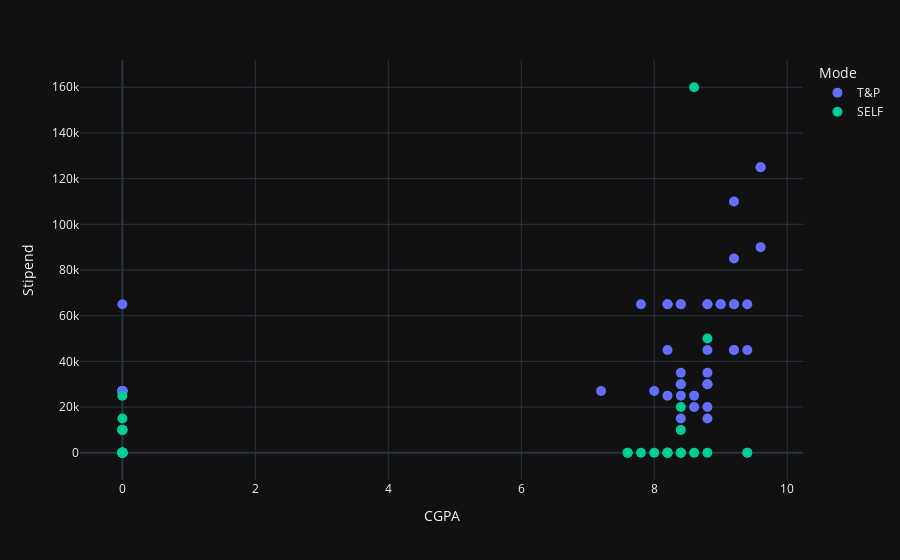

Notebook source saved alongside this figure:
### Markdown cell above
## Now let's have a look on GPA's relation with Interns

### Code cell
fig = px.scatter(df, x='CGPA', y='Stipend', color='Mode')
fig.update_traces(marker=dict(size=10, sizemode='diameter', sizeref=0.1))
fig.update_layout(template="plotly_dark")

### Figure 1 — Plotly figure (JSON) as saved in the notebook; plotly's stock layout.template omitted (floating-point values rounded to 4 significant figures)
{"data": [{"hovertemplate": "Mode=T&P<br>CGPA=%{x}<br>Stipend=%{y}<extra></extra>", "legendgroup": "T&P", "marker": {"color": "#636efa", "size": 10, "sizemode": "diameter", "sizeref": 0.1, "symbol": "circle"}, "mode": "markers", "name": "T&P", "orientation": "v", "showlegend": true, "type": "scatter", "x": [8.2, 9.2, 8.8, 9.6, 9.4, 0, 8.4, 8.8, 0, 9.6, 7.2, 0, 9.2, 8.8, 8, 9, 9.2, 0, 8.8, 8.6, 9.2, 0, 8.4, 8.4, 0, 8.8, 0, 8.4, 0, 8.8, 0, 0, 0, 8.8, 8.2, 9.2, 8.4, 9.2, 8.8, 8.4, 8.4, 9.6, 9.4, 8.8, 8.6, 9, 8.2, 9.4, 7.8, 0, 8.2], "xaxis": "x", "y": [25000, 85000, 15000, 125000, 65000, 27000, 35000, 45000, 27000, 90000, 27000, 27000, 110000, 30000, 27000, 65000, 65000, 0, 30000, 20000, 45000, 27000, 25000, 65000, 10000, 65000, 27000, 30000, 65000, 30000, 10000, 27000, 27000, 65000, 65000, 45000, 65000, 65000, 20000, 15000, 30000, 125000, 0, 35000, 25000, 65000, 65000, 45000, 65000, 27000, 45000], "yaxis": "y"}, {"hovertemplate": "Mode=SELF<br>CGPA=%{x}<br>Stipend=%{y}<extra></extra>", "legendgroup": "SELF", "marker": {"color": "#00cc96", "size": 10, "sizemode": "diameter", "sizeref": 0.1, "symbol": "circle"}, "mode": "markers", "name": "SELF", "orientation": "v", "showlegend": true, "type": "scatter", "x": [8.8, 0, 0, 8.8, 8, 8.4, 0, 0, 0, 0, 0, 8.6, 8.2, 8.6, 0, 8.2, 0, 8.2, 8.4, 0, 7.6, 8.4, 0, 0, 7.6, 0, 0, 0, 0, 0, 0, 8.2, 7.8, 9.4, 0, 0, 0, 0, 8.4, 8.4], "xaxis": "x", "y": [0, 10000, 0, 50000, 0, 0, 0, 0, 0, 0, 0, 0, 0, 160000, 0, 0, 10000, 0, 0, 0, 0, 20000, 0, 0, 0, 0, 0, 0, 0, 0, 0, 0, 0, 0, 15000, 0, 0, 25000, 0, 10000], "yaxis": "y"}], "layout": {"legend": {"title": {"text": "Mode"}, "tracegroupgap": 0}, "margin": {"t": 60}, "xaxis": {"anchor": "y", "domain": [0, 1], "title": {"text": "CGPA"}}, "yaxis": {"anchor": "x", "domain": [0, 1], "title": {"text": "Stipend"}}}}
